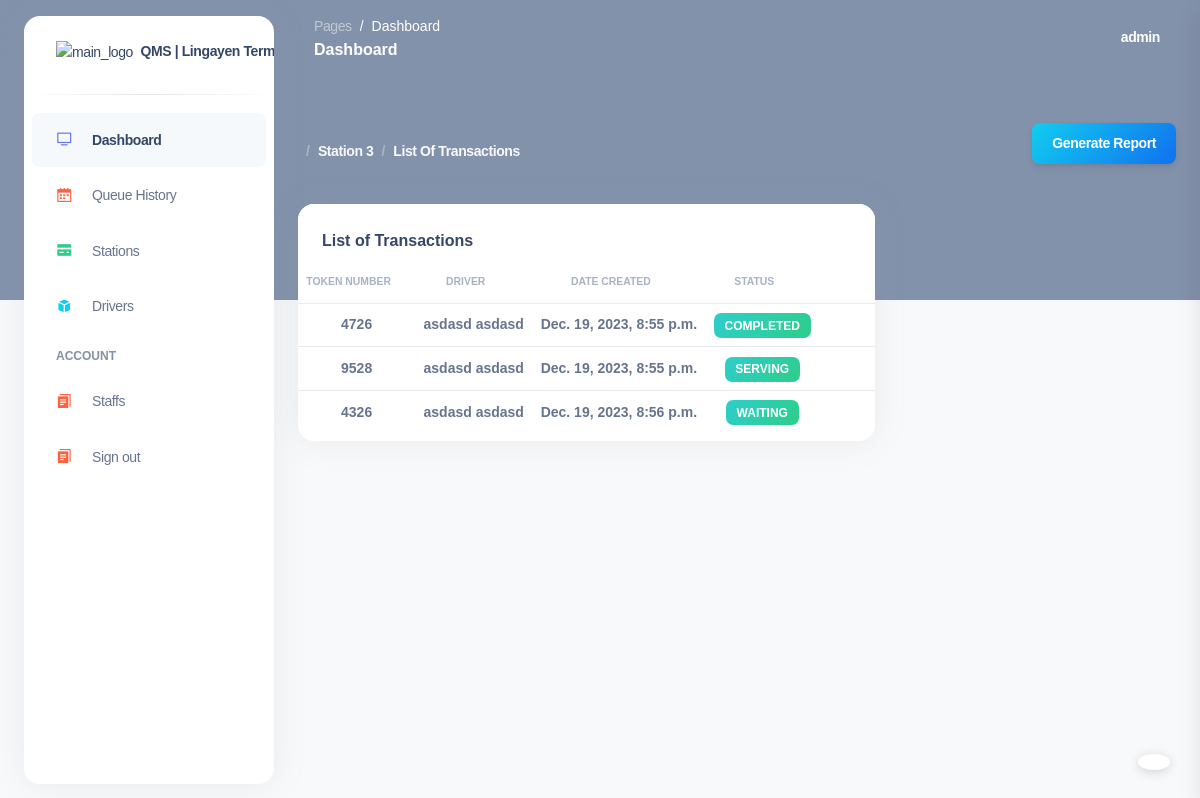
The app's page /station/station-history/11/ (signed in) with its own data.
### base/models.py (models this page shows, shortened)
class Station(models.Model):
    name = models.CharField(max_length=100)
    description = models.CharField(max_length=100, null=True, blank=True)
    station_manager = models.ForeignKey(User, on_delete=models.SET_NULL, null=True, blank=True)
    routes = models.ManyToManyField('Route', related_name='stations')

class QueueEntry(models.Model):
    STATUS_CHOICES = (
        ('serving', 'Now Serving'),
        ('waiting', 'Waiting'),
        ('completed', 'Completed'),
        ('cancelled', 'Cancelled')
    )
    token_number = models.CharField(primary_key=True, default=generate_short_id, unique=True, editable=False, max_length=4)
    driver = models.ForeignKey(JeepneyDriver, on_delete=models.CASCADE)
    entry_time = models.DateTimeField(auto_now_add=True)
    created = models.DateField(auto_now_add=True)
    status = models.CharField(max_length=10, choices=STATUS_CHOICES, null=True, blank=True)
    station = models.ForeignKey(Station, on_delete=models.SET_NULL, null=True, blank=True)
    class Meta:
        ordering = ['-created']

class JeepneyDriver(models.Model):
    first_name = models.CharField(max_length=100)
    last_name = models.CharField(max_length=100)
    date_of_birth = models.DateField()
    address = models.TextField()
    contact_number = models.CharField(max_length=20)
    route = models.ForeignKey(Route, on_delete=models.SET_NULL,  max_length=50, null=True, blank=True)
    photo = models.ImageField(upload_to='driver_photo', blank=True, null=True)
    qr_code = models.ImageField(upload_to='driver_qrcodes', blank=True, null=True)
    def __str__(self):
        return f"{self.first_name} {self.last_name}"

### base/views.py (the view)
# urls.py: path('station/station-history/<int:pk>/', views.station_history, name="station_history"),
@login_required
def station_history(request, pk):
    station = get_object_or_404(Station, pk=pk)
    q_history = QueueEntry.objects.filter(station=station)
    context = {
        'station': station,
        'q_history': q_history,
    }
    return render(request, 'base/station_history.html', context)

### base/templates/base/station_history.html (shortened to what this page needs)
{% extends 'layout.html' %}
{% block content %}
<div class="container-fluid py-4">
  <div class="header-body">
      <div class="align-items-center py-4 d-flex justify-content-between">
        <nav
          aria-label="breadcrumb"
          class=" d-md-inline-block ml-md-4 text-capitalize"
        >
          <ol class="breadcrumb breadcrumb-links breadcrumb-dark">
            <li class="breadcrumb-item">
              <a href="">{{ station.name }}</a>
            </li>
            <li class="breadcrumb-item active">
              <a href="">List of Transactions</a>
            </li>
          </ol>
        </nav>
        <div>
          <button class="btn btn-md bg-gradient-info" data-bs-toggle="modal" data-bs-target="#modal-report  "> Generate Report </button>
        </div>
      </div>
  </div>
  <div class="row">
    <div class="col-8">
        <div class="card mb-4">
            <div class="card-header pb-0">
                <h6>List of Transactions </h6>
            </div>
            <div class="card-body px-0 pt-0 pb-2">
                <div class="table-responsive p-0">
                    <table class="table align-items-center justify-content-center mb-0" id="myTable">
                        <thead>
                            <tr>
                                <th class="text-uppercase text-secondary text-xxs font-weight-bolder opacity-7 ps-2 text-center">Token Number</th>
                                <th class="text-uppercase text-secondary text-xxs font-weight-bolder text-center opacity-7 ps-2">Driver</th>
                                <th class="text-uppercase text-secondary text-xxs font-weight-bolder text-center opacity-7 ps-2">Date created</th>
                                <th class="text-uppercase text-secondary text-xxs font-weight-bolder text-center opacity-7 ps-2">Status</th>
                                <th></th>
                            </tr>
                        </thead>
                        <tbody>
                          {% for history in q_history %}
                            <tr>
                                <td class="text-center">
                                  <p class="text-sm font-weight-bold mb-0">{{ history.token_number }}</p>
                                </td>
                                <td class="text-center">
                                  <p class="text-sm font-weight-bold mb-0">{{ history.driver }}</p>
                                </td>
                                <td class="align-middle text-center">
                                  <p class="text-sm font-weight-bold mb-0">{{ history.entry_time }}</p>
                                </td>
                                <td class="align-middle text-center">
                                  <span class="badge badge-sm bg-gradient-success">{{ history.status }}</span>
                                </td>
                                <td class="align-middle">
                                    <button class="btn btn-link text-secondary mb-0">
                                    </button>
                                </td>
                            </tr>
                          {% endfor %}
                        </tbody>
                    </table>
                </div>
            </div>
        </div>
    </div>
  </div>
</div>
{% endblock %}

### templates/includes/navbar.html (shortened to what this page needs)
<nav class="navbar navbar-main navbar-expand-lg px-0 mx-4 shadow-none border-radius-xl " id="navbarBlur" data-scroll="false">
    <div class="container-fluid py-1 px-3">
      <nav aria-label="breadcrumb">
        <ol class="breadcrumb bg-transparent mb-0 pb-0 pt-1 px-0 me-sm-6 me-5">
          <li class="breadcrumb-item text-sm"><a class="opacity-5 text-white" href="javascript:;">Pages</a></li>
          <li class="breadcrumb-item text-sm text-white active" aria-current="page">Dashboard</li>
        </ol>
        <h6 class="font-weight-bolder text-white mb-0">Dashboard</h6>
      </nav>
      <div class="collapse navbar-collapse mt-sm-0 mt-2 me-md-0 me-sm-4" id="navbar">
        <ul class="navbar-nav  justify-content-end">
          <li class="nav-item d-flex align-items-center">
            <a href="javascript:;" class="nav-link text-white font-weight-bold px-0">
              <span class="d-sm-inline d-none">{{ request.user }}</span>
            </a>
          </li>
        </ul>
      </div>
    </div>
</nav>

### records on screen
Station: name "Station 3"
QueueEntry: token_number "4726", driver "asdasd asdasd", entry_time "Dec. 19, 2023, 8:55 p.m.", status "COMPLETED"
QueueEntry: token_number "9528", driver "asdasd asdasd", entry_time "Dec. 19, 2023, 8:55 p.m.", status "SERVING"
QueueEntry: token_number "4326", driver "asdasd asdasd", entry_time "Dec. 19, 2023, 8:56 p.m.", status "WAITING"

### other values on screen
{{ request.user }} "admin"
